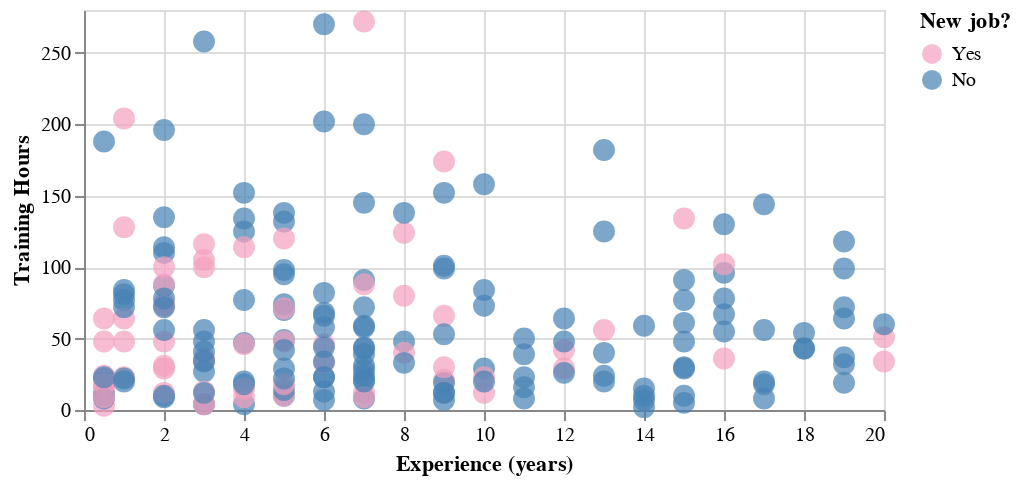

Notebook code for this chart:
### Code cell
c = alt.Chart(df_temp[df_temp['Experience (years)']<21].iloc[:200]).mark_circle(size=120).encode(
    x=alt.X('Experience (years)'), y='Training Hours', \
    color = alt.Color('New job?', scale=alt. 
                    Scale(domain=['Yes','No'], range=['#F4A0BE','steelblue'])),
    tooltip=['Probability', 'Candidate ID', 'Gender', 'Major', 'Education',
             'Training Hours', 'Experience (years)']).properties(width=400, height=200)
c

### Figure 1 — Vega-Lite specification as saved in the notebook (floating-point values rounded to 4 significant figures; data arrays with more than 128 entries replaced by an {"elided": "..."} marker saying what was removed)
{"config": {"view": {"continuousWidth": 400, "continuousHeight": 300}}, "data": {"name": "data-a9bcbf6977a6497b1a81c0852507ad1e"}, "mark": {"type": "circle", "size": 120}, "encoding": {"color": {"type": "nominal", "field": "New job?", "scale": {"domain": ["Yes", "No"], "range": ["#F4A0BE", "steelblue"]}}, "tooltip": [{"type": "quantitative", "field": "Probability"}, {"type": "quantitative", "field": "Candidate ID"}, {"type": "nominal", "field": "Gender"}, {"type": "nominal", "field": "Major"}, {"type": "nominal", "field": "Education"}, {"type": "quantitative", "field": "Training Hours"}, {"type": "quantitative", "field": "Experience (years)"}], "x": {"type": "quantitative", "field": "Experience (years)"}, "y": {"type": "quantitative", "field": "Training Hours"}}, "height": 200, "width": 400, "$schema": "https://vega.github.io/schema/vega-lite/v4.8.1.json", "datasets": {"data-a9bcbf6977a6497b1a81c0852507ad1e": {"elided": "200 records"}}}
